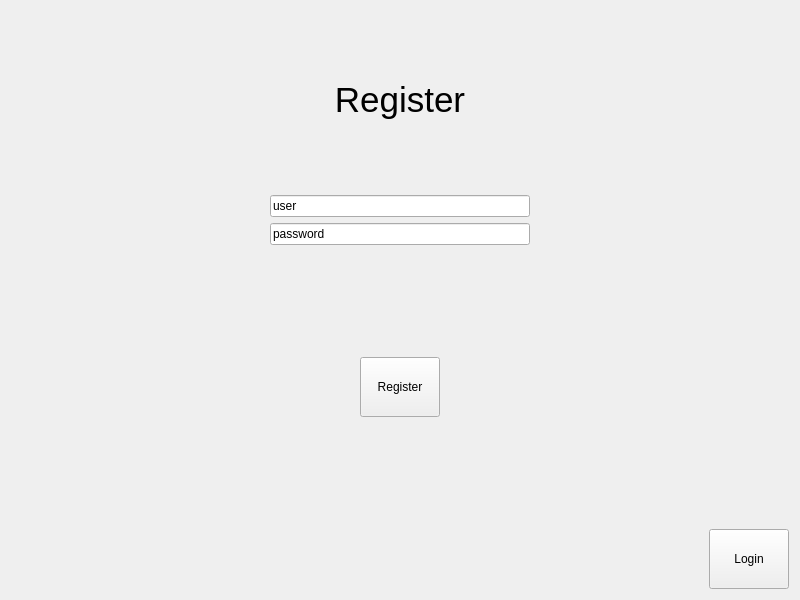
<?xml version="1.0" encoding="UTF-8"?>
<ui version="4.0">
 <class>registerWindow</class>
 <widget class="QWidget" name="registerWindow">
  <property name="geometry">
   <rect>
    <x>0</x>
    <y>0</y>
    <width>800</width>
    <height>600</height>
   </rect>
  </property>
  <property name="windowTitle">
   <string>Form</string>
  </property>
  <layout class="QVBoxLayout" name="verticalLayout_2">
   <item>
    <widget class="QLabel" name="label">
     <property name="minimumSize">
      <size>
       <width>778</width>
       <height>178</height>
      </size>
     </property>
     <property name="text">
      <string>&lt;html&gt;&lt;head/&gt;&lt;body&gt;&lt;p align=&quot;center&quot;&gt;&lt;span style=&quot; font-size:26pt;&quot;&gt;Register&lt;/span&gt;&lt;/p&gt;&lt;/body&gt;&lt;/html&gt;</string>
     </property>
    </widget>
   </item>
   <item>
    <layout class="QHBoxLayout" name="horizontalLayout_3">
     <item>
      <spacer name="horizontalSpacer_5">
       <property name="orientation">
        <enum>Qt::Horizontal</enum>
       </property>
       <property name="sizeHint" stdset="0">
        <size>
         <width>40</width>
         <height>20</height>
        </size>
       </property>
      </spacer>
     </item>
     <item>
      <layout class="QVBoxLayout" name="verticalLayout">
       <item>
        <widget class="QLineEdit" name="userLineEdit">
         <property name="text">
          <string>user</string>
         </property>
        </widget>
       </item>
       <item>
        <widget class="QLineEdit" name="passworLineEdit">
         <property name="text">
          <string>password</string>
         </property>
        </widget>
       </item>
      </layout>
     </item>
     <item>
      <spacer name="horizontalSpacer_4">
       <property name="orientation">
        <enum>Qt::Horizontal</enum>
       </property>
       <property name="sizeHint" stdset="0">
        <size>
         <width>40</width>
         <height>20</height>
        </size>
       </property>
      </spacer>
     </item>
    </layout>
   </item>
   <item>
    <spacer name="verticalSpacer">
     <property name="orientation">
      <enum>Qt::Vertical</enum>
     </property>
     <property name="sizeHint" stdset="0">
      <size>
       <width>20</width>
       <height>89</height>
      </size>
     </property>
    </spacer>
   </item>
   <item>
    <layout class="QHBoxLayout" name="horizontalLayout_2">
     <item>
      <spacer name="horizontalSpacer_3">
       <property name="orientation">
        <enum>Qt::Horizontal</enum>
       </property>
       <property name="sizeHint" stdset="0">
        <size>
         <width>40</width>
         <height>20</height>
        </size>
       </property>
      </spacer>
     </item>
     <item>
      <widget class="QPushButton" name="registerButton">
       <property name="minimumSize">
        <size>
         <width>31</width>
         <height>60</height>
        </size>
       </property>
       <property name="sizeIncrement">
        <size>
         <width>0</width>
         <height>10</height>
        </size>
       </property>
       <property name="baseSize">
        <size>
         <width>6</width>
         <height>16</height>
        </size>
       </property>
       <property name="text">
        <string>Register</string>
       </property>
      </widget>
     </item>
     <item>
      <spacer name="horizontalSpacer_2">
       <property name="orientation">
        <enum>Qt::Horizontal</enum>
       </property>
       <property name="sizeHint" stdset="0">
        <size>
         <width>40</width>
         <height>20</height>
        </size>
       </property>
      </spacer>
     </item>
    </layout>
   </item>
   <item>
    <spacer name="verticalSpacer_2">
     <property name="orientation">
      <enum>Qt::Vertical</enum>
     </property>
     <property name="sizeHint" stdset="0">
      <size>
       <width>20</width>
       <height>89</height>
      </size>
     </property>
    </spacer>
   </item>
   <item>
    <layout class="QHBoxLayout" name="horizontalLayout">
     <item>
      <spacer name="horizontalSpacer">
       <property name="orientation">
        <enum>Qt::Horizontal</enum>
       </property>
       <property name="sizeHint" stdset="0">
        <size>
         <width>40</width>
         <height>20</height>
        </size>
       </property>
      </spacer>
     </item>
     <item>
      <widget class="QPushButton" name="loginButton">
       <property name="minimumSize">
        <size>
         <width>0</width>
         <height>60</height>
        </size>
       </property>
       <property name="text">
        <string>Login</string>
       </property>
      </widget>
     </item>
    </layout>
   </item>
  </layout>
 </widget>
 <resources/>
 <connections/>
</ui>
